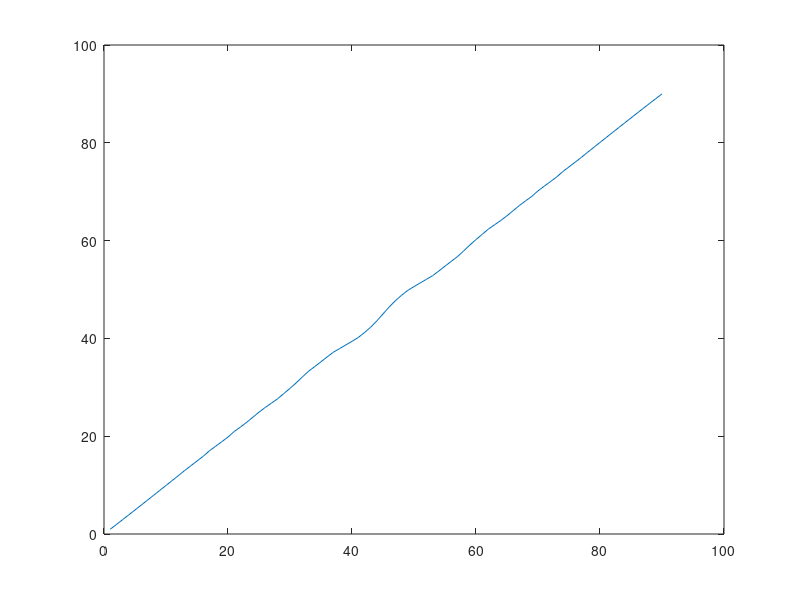

This chart was generated by the following MATLAB code:
% cremoas imagen, blanco arriba y negro abajo
I =  double (ones(200));
I(100:200, :) = 0;

% sobel error
errorSobel = zeros(90, 1);
% suavizado
fd = fspecial('disk', 3);
% sobel
h = fspecial('sobel');
v = h';
for i = 1:90
    Ir = imrotate(I, i, 'bilinear','crop');
    Ir = imfilter(Ir, fd);
    gx = imfilter(Ir, h);
    gy = imfilter(Ir, v);
    a = atan2(gy, gx);
    errorSobel(i) = rad2deg(a(100, 100));    
end
plot(1:90,errorSobel);

% sobel error
errorSobel = zeros(90, 1);
% suavizado
fd = fspecial('disk', 3);
% sobel
h = fspecial('sobel');
v = h';
for i = 1:90
    Ir = imrotate(I, i, 'bilinear','crop');
    Ir = imfilter(Ir, fd);
    gx = imfilter(Ir, h);
    gy = imfilter(Ir, v);
    a = atan2(gy, gx);
    errorSobel(i) = rad2deg(a(100, 100));    
end
errorSobel;



